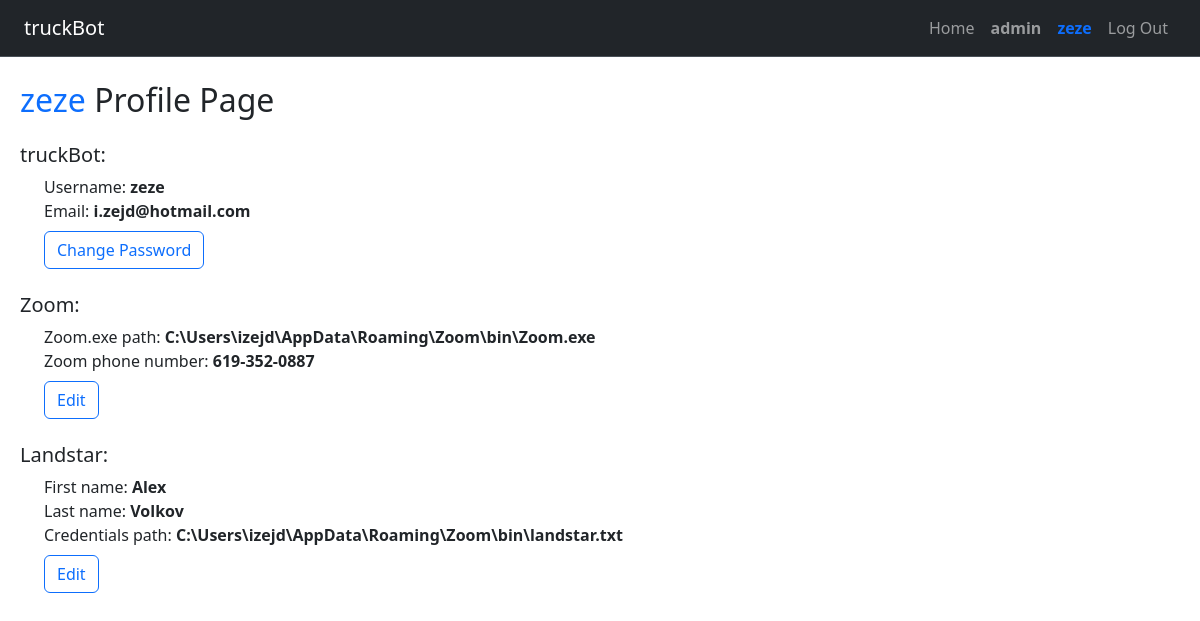
The page /profile/ (signed in) on the database as committed earlier.
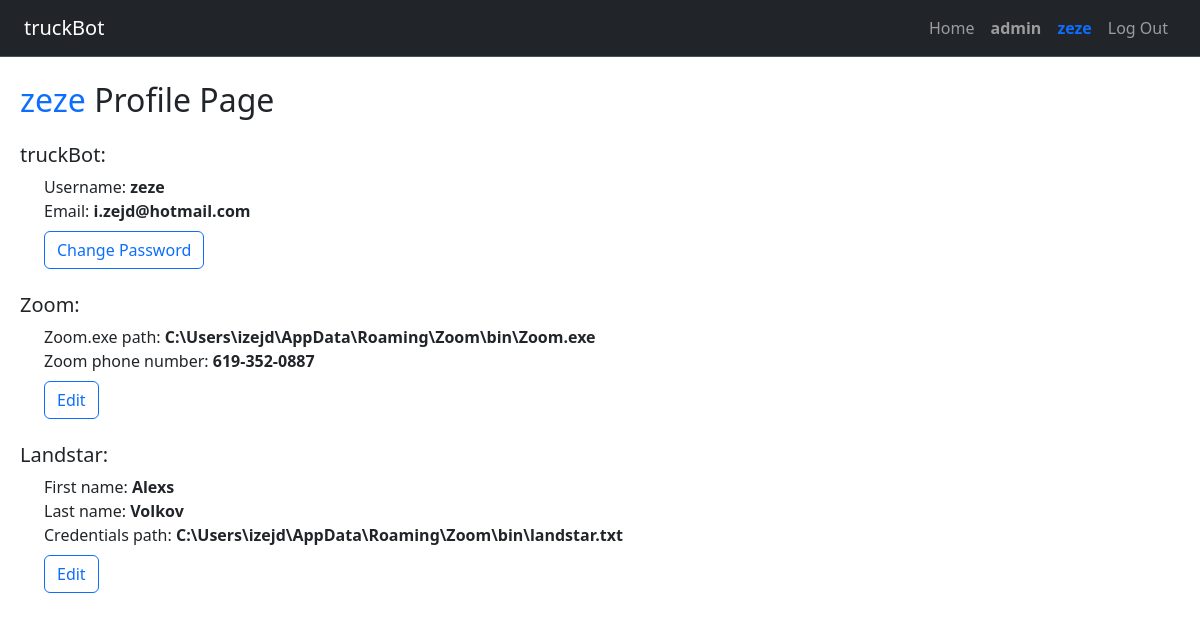
The same page on the database as committed later.
### truckBot/models.py (models this page shows, shortened)
class User(AbstractUser):
    zoom_exe_path = models.CharField(max_length=300, blank=True)
    zoom_phone_numb = models.CharField(max_length=150, blank=True)
    landstar_firstname = models.CharField(max_length=50)
    landstar_lastname = models.CharField(max_length=50)
    landstar_credentials_path = models.CharField(max_length=250, blank=True)

### truckBot/views.py (the view, shortened to what this page needs)
# urls.py: path("profile/", views.profile, name="profile"),
@login_required
def profile(request):
    try:
        profile = User.objects.get(username=request.user.username)
        message = None
        return render(request, "truckBot/profile.html", context={
                "profile": profile,
                "message": message})
    except User.DoesNotExist:
        return HttpResponseRedirect(reverse("index"))

### truckBot/templates/truckBot/profile.html (shortened to what this page needs)
{% extends "truckBot/layout.html" %}
{% block body %}
<div class="container-fluid">
    {% if message %}
    <div class="alert alert-{{ message.style }} alert-dismissible fade show" role="alert">
        <span>{{message.content}}</span>
        <button type="button" class="btn-close" data-bs-dismiss="alert" aria-label="Close"></button>
    </div>
    <h2 class="mt-2 ms-4">{{profile.username}} </span>Profile Page</h2>
    {% else %}
    <h2 class="mt-4 ms-2"> <span class="text-primary"> {{profile.username}} </span>Profile Page</h2>
    {% endif %}
    <div class="mt-4 ms-2">
        <div id="truckBot" class="mb-4">
            <h5>truckBot:</h5>
            <div class="show ms-4 profile-view">
                <span>Username: <b>{{ profile.username }}</b></span>
                <br><span>Email: <b>{{ profile.email }}</b></span>
                <br><button class="mt-2 btn btn-outline-primary edit-btn">Change Password</button>
            </div>
        </div>
        <div id="zoom" class="mb-4">
            <h5>Zoom:</h5>
            <div class="show ms-4 profile-view">
                <span>Zoom.exe path: <b>{{ profile.zoom_exe_path }}</b></span>
                <br><span>Zoom phone number: <b>{{ profile.zoom_phone_numb }}</b></span>
                <br><button class="mt-2 btn btn-outline-primary edit-btn">Edit</button>
            </div>
        </div>
        <div id="landstar" class="mb-4">
            <h5>Landstar:</h5>
            <div class="show ms-4 profile-view">
                <span>First name: <b>{{ profile.landstar_firstname}}</b></span>
                <br><span>Last name: <b>{{ profile.landstar_lastname}}</b></span>
                <br><span>Credentials path: <b>{{ profile.landstar_credentials_path }}</b></span>
                <br><button class="mt-2 btn btn-outline-primary edit-btn">Edit</button>
            </div>
        </div>
    </div>
</div>
{% endblock %}

### truckBot/templates/truckBot/layout.html (shortened to what this page needs)
{% load static %}
<!DOCTYPE html>
<html lang="en">
<head>
    <link href="https://cdn.jsdelivr.net/npm/bootstrap@5.3.3/dist/css/bootstrap.min.css" rel="stylesheet"
>
    <link href="{% static 'truckBot/styles.css' %}" rel="stylesheet">
</head>
<body>
        <nav class="navbar navbar-expand-lg navbar bg-dark border-bottom " data-bs-theme="dark">
            <a class="navbar-brand ms-4" href="{% url 'index' %}">truckBot</a>
            <div class="collapse navbar-collapse" id="navbarSupportedContent">
                <ul class="navbar-nav ms-auto">
                    {% if user.is_authenticated %}
                    <li class="nav-item">
                        <a class="nav-link" href="{% url 'index' %}">Home</a>
                    </li>
                    {% if user.is_superuser %}
                    <li class="nav-item">
                        <a class="nav-link"
                            href=" {% url 'admin:index' %}" target="_blank"><strong>admin
                            </strong></a>
                    </li>
                    {% endif %}
                    <li class="nav-item">
                        <a class="nav-link text-primary"
                            href=" {% url 'profile' %}"><strong>{{user.username}}</strong></a>
                    </li>
                    <li class="nav-item">
                        <a class="nav-link me-4" href="{% url 'logout' %}">Log Out</a>
                    </li>
                    {% else %}
                    <li class="nav-item">
                        <a class="nav-link me-4" href="{% url 'login' %}">Log In</a>
                    </li>
                    {% endif %}
                </ul>
            </div>
        </nav>
{% block body %}
{% endblock %}
</body>
</html>

Rows that differ between the two databases and show on the page:
changed User "zeze": landstar_firstname "Alex" → "Alexs"
